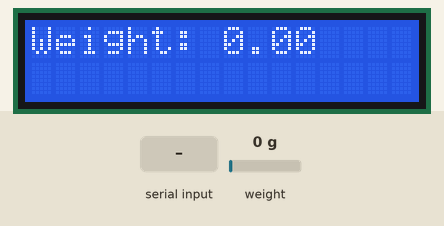
Recording of a sketch running on a simulated ESP32. Parts: 16×2 character LCD. The inputs (shaded band) are chosen by the test bench; at power-on: weight on the scale 0 g. WiFi joins after 1.5 s; servers stay silent unless stated; what the sketch prints to the serial monitor is not drawn.

Above: at 5.6 s.
5.7 s: weight on the scale set to 100 g
At 6.3 s:
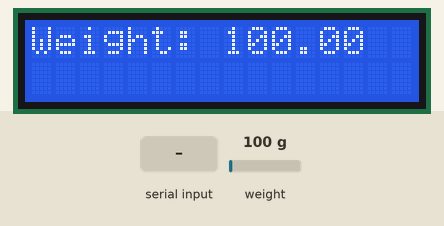
7.5 s: "/weight" received over Serial
At 10.3 s:
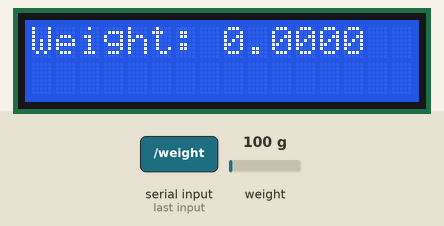
10.5 s: weight on the scale set to 1250 g
At 11.9 s:
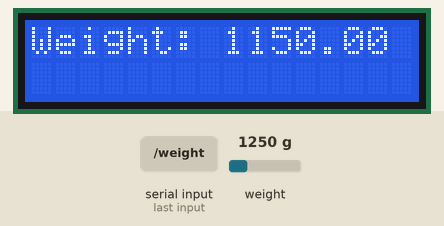
12.5 s: "t" received over Serial
At 14.1 s:
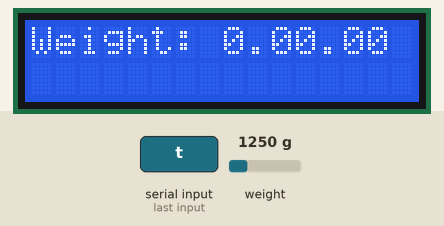
14.4 s: weight on the scale set to 2500 g
At 15.8 s:
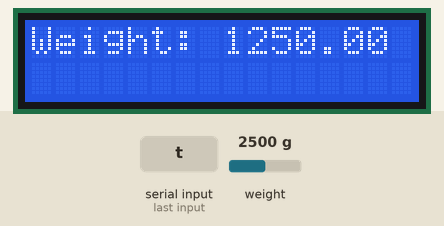
Timing chart, 0 to 17.3 s (numbered marks = the images above; inputs shaded):
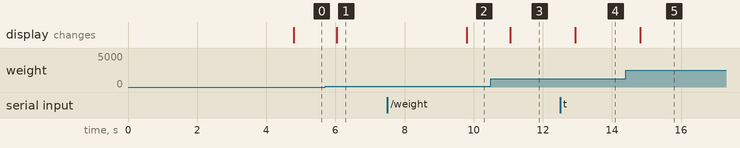

Measured:
- after the input at 5.7 s, the display: changes after 0.34 s (image 1)
- after the input at 7.5 s, the display: changes after 2.3 s (image 2)
- after the input at 10.5 s, the display: changes after 0.55 s (image 3)
- after the input at 12.5 s, the display: changes after 0.44 s (image 4)
- after the input at 14.4 s, the display: changes after 0.42 s (image 5)

The sketch:

tele_new_m_mar13d.ino
```cpp
#include <LiquidCrystal_I2C.h>
#include <WiFi.h>
#include <HX711_ADC.h>
#include <WiFiClientSecure.h>
#include <UniversalTelegramBot.h>


const int HX711_dout = 16;
const int HX711_sck = 4;


HX711_ADC LoadCell(HX711_dout, HX711_sck);


const char* ssid     = "########";
const char* password = "############";


#define BOT_TOKEN "##########################################"  // Replace with your bot token
#define CHAT_ID "#######"

WiFiClientSecure client;
UniversalTelegramBot bot(BOT_TOKEN, client);


int lcdColumns = 16;
int lcdRows = 2;


LiquidCrystal_I2C lcd(0x27, lcdColumns, lcdRows);

String messageStatic = "Weight: ";

void setup() {
  // initialize LCD
  lcd.init();
  // turn on LCD backlight
  lcd.backlight();

  Serial.begin(115200); delay(10);
  Serial.println();
  Serial.println("Starting...");

  LoadCell.begin();

#if defined(ESP8266)|| defined(ESP32)

#endif

  unsigned long stabilizingtime = 2000;
  boolean _tare = true;
  LoadCell.start(stabilizingtime, _tare);
  if (LoadCell.getTareTimeoutFlag()) {
    Serial.println("Timeout, check MCU > HX711 wiring and pin designations");
    while (1);
  }
  else {
    LoadCell.setCalFactor(316.18);
    Serial.println("Startup is complete");
  }


  WiFi.begin(ssid, password);
  while (WiFi.status() != WL_CONNECTED) {
    delay(1000);
    Serial.println("Connecting to WiFi...");
  }
  Serial.println("Connected to WiFi");


  client.setCACert(TELEGRAM_CERTIFICATE_ROOT);
}

void loop() {
  static boolean newDataReady = false;


  if (LoadCell.update()) {
    newDataReady = true;
  }


  int numNewMessages = bot.getUpdates(bot.last_message_received + 1);
  for (int i = 0; i < numNewMessages; i++) {
    String chat_id = String(bot.messages[i].chat_id);
    String text = bot.messages[i].text;

    if (text == "/weight") {
      float currentWeight = LoadCell.getData();
      String response = "Current Weight: " + String(currentWeight);
      bot.sendMessage(chat_id, response, "");
    }
  }


  if (newDataReady) {
    float weight = LoadCell.getData();
    lcd.setCursor(0, 0);
    lcd.print(messageStatic);
    lcd.print(weight);
    newDataReady = false;
  }


  if (Serial.available() > 0) {
    char inByte = Serial.read();
    if (inByte == 't') LoadCell.tareNoDelay();
  }

  if (LoadCell.getTareStatus() == true) {
    Serial.println("Tare complete");
  }
}
```
